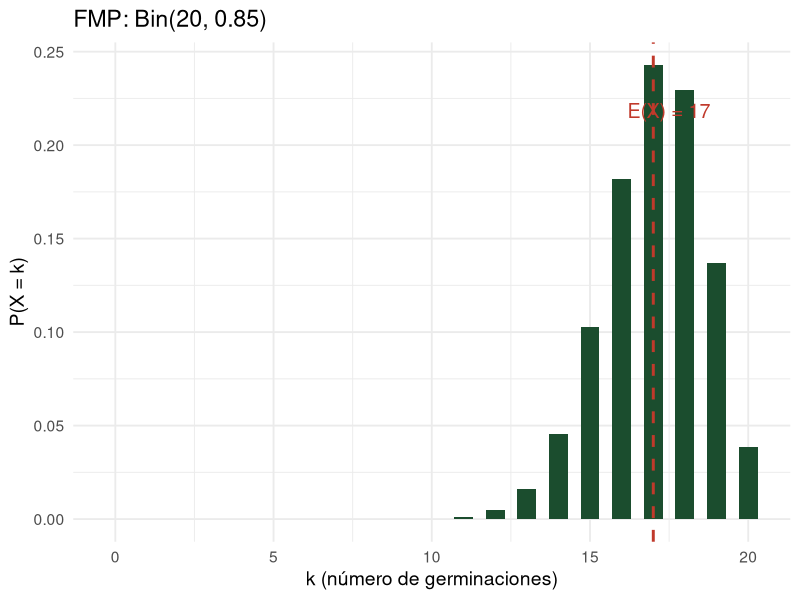
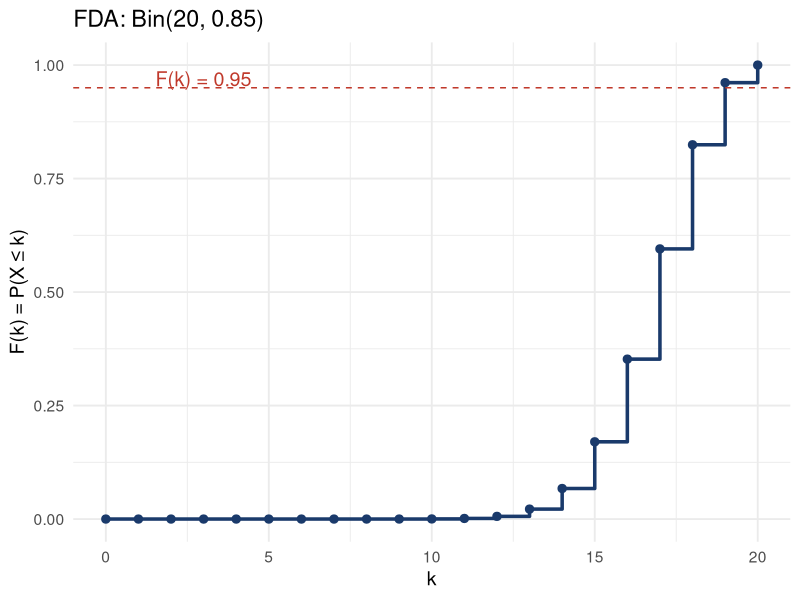
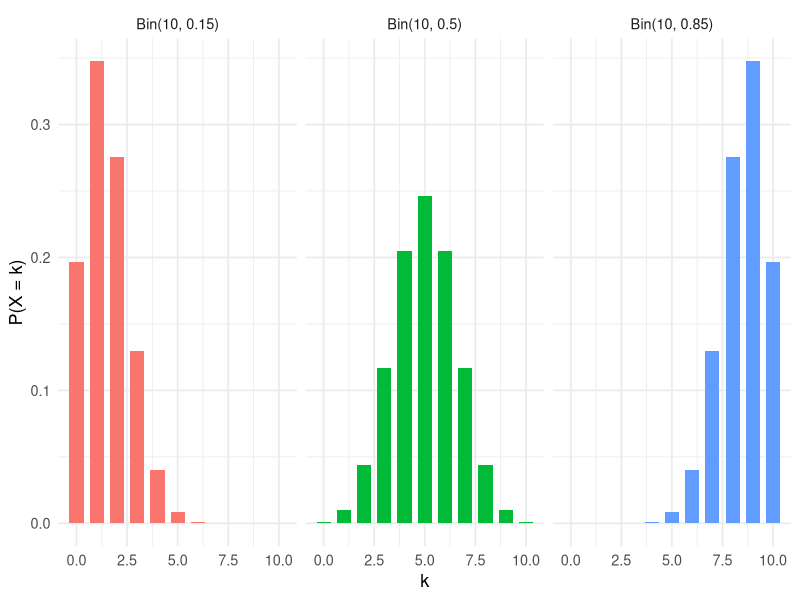

Write the R code that produced these figures, in order.
## ---- chunk 1
#| echo: true
n <- 20; p <- 0.85

# P(X = 18)
dbinom(18, size = n, prob = p)

# P(X >= 17) = 1 - P(X <= 16)
1 - pbinom(16, size = n, prob = p)

# P(X >= 17) directamente como suma
sum(dbinom(17:20, size = n, prob = p))

# FDA completa
pbinom(0:20, size = n, prob = p)
## ---- chunk 2
#| echo: true
#| fig-height: 4
library(ggplot2)
n <- 20; p <- 0.85
df <- data.frame(k = 0:n, prob = dbinom(0:n, n, p))

ggplot(df, aes(x = k, y = prob)) +
  geom_col(fill = "#1b4d2e", width = 0.6) +
  geom_vline(xintercept = n * p, color = "#c0392b", linetype = "dashed", linewidth = 1) +
  annotate("text", x = n*p + 0.5, y = max(df$prob)*0.9,
           label = paste0("E(X) = ", n*p), color = "#c0392b", size = 5) +
  labs(x = "k (número de germinaciones)", y = "P(X = k)",
       title = "FMP: Bin(20, 0.85)") +
  theme_minimal(base_size = 14)
## ---- chunk 3
#| echo: true
#| fig-height: 4
df_fda <- data.frame(k = 0:n, F_k = pbinom(0:n, n, p))

ggplot(df_fda, aes(x = k, y = F_k)) +
  geom_step(color = "#1a3a6b", linewidth = 1.2) +
  geom_point(color = "#1a3a6b", size = 2.5) +
  geom_hline(yintercept = 0.95, color = "#c0392b", linetype = "dashed") +
  annotate("text", x = 3, y = 0.97, label = "F(k) = 0.95", color = "#c0392b", size = 5) +
  labs(x = "k", y = "F(k) = P(X ≤ k)",
       title = "FDA: Bin(20, 0.85)") +
  theme_minimal(base_size = 14)
## ---- chunk 4
#| echo: true
n <- 20; p <- 0.85

# Percentil 5% y 95%
qbinom(0.05, size = n, prob = p)
qbinom(0.95, size = n, prob = p)

# Mediana
qbinom(0.50, size = n, prob = p)

# Simulación de 1000 lotes de 20 semillas
set.seed(123)
sim <- rbinom(1000, size = n, prob = p)
cat("Media simulada:", mean(sim), "  Var simulada:", var(sim), "\n")
## ---- chunk 5
#| echo: true
n <- 10; p <- 0.15

# (a) P(X = 0): ningún tubérculo fuera de estándar
dbinom(0, n, p)

# (b) P(X <= 2): a lo sumo 2 fuera de estándar
pbinom(2, n, p)

# (c) P(X >= 3) = 1 - P(X <= 2)
1 - pbinom(2, n, p)
## ---- chunk 6
#| echo: true
#| fig-height: 4
library(ggplot2); library(tidyverse)
params <- list(c(10, 0.15), c(10, 0.50), c(10, 0.85))
df_multi <- map_dfr(params, function(par) {
  tibble(k = 0:par[1],
         prob = dbinom(0:par[1], par[1], par[2]),
         etiqueta = paste0("Bin(", par[1], ", ", par[2], ")"))
})
ggplot(df_multi, aes(x = k, y = prob, fill = etiqueta)) +
  geom_col(position = "dodge", width = 0.7) +
  facet_wrap(~etiqueta) +
  labs(x = "k", y = "P(X = k)") +
  theme_minimal(base_size = 13) + theme(legend.position = "none")
## ---- chunk 7
#| echo: true
p <- 0.60
dbinom(1, 1, p)    # P(X = 1)
p                  # E(X)
p * (1 - p)        # Var(X)
## ---- chunk 8
#| echo: true
n <- 12; p <- 0.25

# (a) P(X = 3)
dbinom(3, n, p)

# (b) P(X <= 4)
pbinom(4, n, p)

# (c) P(X > 6) = 1 - P(X <= 6)
1 - pbinom(6, n, p)

# (d) E(X) y Var(X)
cat("E(X) =", n*p, "  Var(X) =", n*p*(1-p), "\n")
